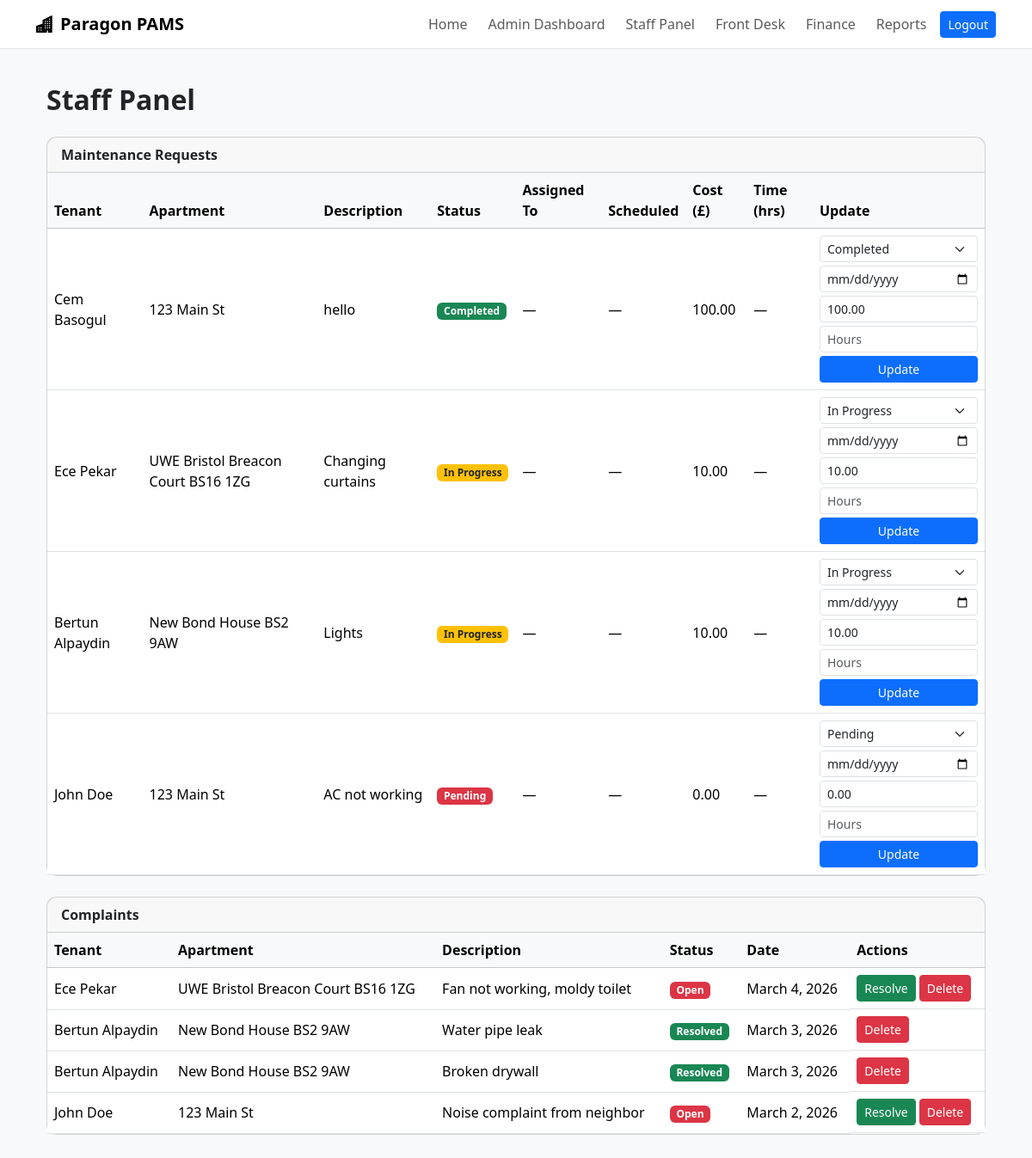
The app's page /staff/ (signed in) with its own data.
### core/models.py (models this page shows, shortened)
class MaintenanceRequest(models.Model):
    tenant = models.ForeignKey(Tenant, on_delete=models.CASCADE)
    apartment = models.ForeignKey(Apartment, on_delete=models.CASCADE)
    description = models.TextField()
    date_requested = models.DateField(auto_now_add=True)
    STATUS_CHOICES = [
        ('pending', 'Pending'),
        ('in_progress', 'In Progress'),
        ('completed', 'Completed'),
    ]
    status = models.CharField(max_length=20, choices=STATUS_CHOICES, default='pending')
    cost = models.DecimalField(max_digits=10, decimal_places=2, default=0)
    resolved_date = models.DateField(null=True, blank=True)
    scheduled_date = models.DateField(null=True, blank=True)
    time_taken = models.DecimalField(
        max_digits=5, decimal_places=1, null=True, blank=True,
        help_text="Hours taken to resolve"
    )
    assigned_to = models.ForeignKey(
        User, on_delete=models.SET_NULL, null=True, blank=True,
        related_name='assigned_maintenance',
        limit_choices_to={'role': 'MAINTENANCE'}
    )

class Tenant(models.Model):
    user = models.OneToOneField(User, on_delete=models.CASCADE, null=True, blank=True)
    first_name = models.CharField(max_length=100)
    last_name = models.CharField(max_length=100)
    email = models.EmailField(unique=True)
    phone = models.CharField(max_length=15)
    date_of_birth = models.DateField()
    ni_number = models.CharField(max_length=20, blank=True)  # National Insurance

class Apartment(models.Model):
    address = models.CharField(max_length=255)
    city = models.ForeignKey(City, on_delete=models.CASCADE)
    bedrooms = models.IntegerField()
    bathrooms = models.DecimalField(max_digits=3, decimal_places=1)
    rent = models.DecimalField(max_digits=10, decimal_places=2)
    available = models.BooleanField(default=True)

class Complaint(models.Model):
    tenant = models.ForeignKey(Tenant, on_delete=models.CASCADE)
    apartment = models.ForeignKey(Apartment, on_delete=models.CASCADE)
    description = models.TextField()
    date = models.DateField(auto_now_add=True)
    STATUS_CHOICES = [
        ('open', 'Open'),
        ('investigating', 'Investigating'),
        ('resolved', 'Resolved'),
        ('closed', 'Closed'),
    ]
    status = models.CharField(max_length=20, choices=STATUS_CHOICES, default='open')

### core/views.py (the view)
# urls.py: path('staff/', views.staff_panel, name='staff_panel'),
@login_required
def staff_panel(request):
    if request.user.role not in ['ADMIN', 'MANAGER', 'FRONTDESK', 'FINANCE', 'MAINTENANCE']:
        return redirect('tenant_dashboard')
    maintenance_requests = MaintenanceRequest.objects.select_related('tenant', 'apartment').order_by('-date_requested')
    complaints = Complaint.objects.select_related('tenant', 'apartment').order_by('-date')
    return render(request, 'admin/staff_panel.html', {
        'maintenance_requests': maintenance_requests,
        'complaints': complaints,
    })

### core/templates/admin/staff_panel.html (shortened to what this page needs)
{% extends "base.html" %}
{% block content %}
<div class="container py-3">
  <h2 class="fw-bold mb-4">Staff Panel</h2>
  <div class="card mb-4">
    <div class="card-header fw-semibold">Maintenance Requests</div>
    <div class="table-responsive">
      <table class="table table-hover align-middle mb-0">
        <thead class="table-light">
          <tr>
            <th>Tenant</th>
            <th>Apartment</th>
            <th>Description</th>
            <th>Status</th>
            <th>Assigned To</th>
            <th>Scheduled</th>
            <th>Cost (£)</th>
            <th>Time (hrs)</th>
            <th>Update</th>
          </tr>
        </thead>
        <tbody>
          {% for req in maintenance_requests %}
          <tr>
            <td>{{ req.tenant.first_name }} {{ req.tenant.last_name }}</td>
            <td>{{ req.apartment.address }}</td>
            <td>{{ req.description|truncatechars:50 }}</td>
            <td>
              {% if req.status == 'pending' %}<span class="badge bg-danger">Pending</span>
              {% elif req.status == 'in_progress' %}<span class="badge bg-warning text-dark">In Progress</span>
              {% else %}<span class="badge bg-success">Completed</span>{% endif %}
            </td>
            <td>{{ req.assigned_to.get_full_name|default:"—" }}</td>
            <td>{{ req.scheduled_date|default:"—" }}</td>
            <td>{{ req.cost }}</td>
            <td>{{ req.time_taken|default:"—" }}</td>
            <td>
              <form method="post" action="{% url 'update_maintenance' req.id %}">
                <div class="mb-1">
                  <select name="status" class="form-select form-select-sm">
                    <option value="pending" {% if req.status == 'pending' %}selected{% endif %}>Pending</option>
                    <option value="in_progress" {% if req.status == 'in_progress' %}selected{% endif %}>In Progress</option>
                    <option value="completed" {% if req.status == 'completed' %}selected{% endif %}>Completed</option>
                  </select>
                </div>
                <div class="mb-1">
                  <input type="date" name="scheduled_date" class="form-control form-control-sm"
                    value="{{ req.scheduled_date|default:'' }}" placeholder="Scheduled date">
                </div>
                <div class="mb-1">
                  <input type="number" name="cost" class="form-control form-control-sm"
                    value="{{ req.cost }}" placeholder="Cost £" step="0.01" min="0">
                </div>
                <div class="mb-1">
                  <input type="number" name="time_taken" class="form-control form-control-sm"
                    value="{{ req.time_taken|default:'' }}" placeholder="Hours" step="0.5" min="0">
                </div>
                <button class="btn btn-sm btn-primary w-100">Update</button>
              </form>
            </td>
          </tr>
          {% empty %}
          <tr><td colspan="9" class="text-center text-muted p-4">No maintenance requests.</td></tr>
          {% endfor %}
        </tbody>
      </table>
    </div>
  </div>
  <div class="card">
    <div class="card-header fw-semibold">Complaints</div>
    <div class="table-responsive">
      <table class="table table-hover align-middle mb-0">
        <thead class="table-light">
          <tr>
            <th>Tenant</th>
            <th>Apartment</th>
            <th>Description</th>
            <th>Status</th>
            <th>Date</th>
            <th>Actions</th>
          </tr>
        </thead>
        <tbody>
          {% for comp in complaints %}
          <tr>
            <td>{{ comp.tenant.first_name }} {{ comp.tenant.last_name }}</td>
            <td>{{ comp.apartment.address }}</td>
            <td>{{ comp.description|truncatechars:60 }}</td>
            <td>
              {% if comp.status == 'open' %}<span class="badge bg-danger">Open</span>
              {% elif comp.status == 'investigating' %}<span class="badge bg-warning text-dark">Investigating</span>
              {% elif comp.status == 'resolved' %}<span class="badge bg-success">Resolved</span>
              {% else %}<span class="badge bg-secondary">Closed</span>{% endif %}
            </td>
            <td>{{ comp.date }}</td>
            <td class="d-flex gap-1">
              {% if comp.status != 'resolved' %}
              <a href="{% url 'resolve_complaint' comp.id %}" class="btn btn-sm btn-success">Resolve</a>
              {% endif %}
              {% if user.role == 'ADMIN' or user.role == 'MANAGER' %}
              <a href="{% url 'delete_complaint' comp.id %}" class="btn btn-sm btn-danger"
                onclick="return confirm('Delete this complaint?')">Delete</a>
              {% endif %}
            </td>
          </tr>
          {% empty %}
          <tr><td colspan="6" class="text-center text-muted p-4">No complaints.</td></tr>
          {% endfor %}
        </tbody>
      </table>
    </div>
  </div>
</div>
{% endblock %}

### core/templates/base.html (style rules this page uses)
body { background-color: #f8f9fa; }
.card { border-radius: 12px; }

### records on screen
MaintenanceRequest: tenant.first_name "Cem", tenant.last_name "Basogul", apartment.address "123 Main St", description "hello", shows "Completed", assigned_to.get_full_name "—", scheduled_date "—", cost "100.00", time_taken "—", status "Completed"
MaintenanceRequest: tenant.first_name "Ece", tenant.last_name "Pekar", apartment.address "UWE Bristol Breacon Court BS16 1ZG", description "Changing curtains", shows "In Progress", assigned_to.get_full_name "—", scheduled_date "—", cost "10.00", time_taken "—", status "In Progress"
MaintenanceRequest: tenant.first_name "Bertun", tenant.last_name "Alpaydin", apartment.address "New Bond House BS2 9AW", description "Lights", shows "In Progress", assigned_to.get_full_name "—", scheduled_date "—", cost "10.00", time_taken "—", status "In Progress"
MaintenanceRequest: tenant.first_name "John", tenant.last_name "Doe", apartment.address "123 Main St", description "AC not working", shows "Pending", assigned_to.get_full_name "—", scheduled_date "—", cost "0.00", time_taken "—", status "Pending"
Complaint: tenant.first_name "Ece", tenant.last_name "Pekar", apartment.address "UWE Bristol Breacon Court BS16 1ZG", description "Fan not working, moldy toilet", status "Open", date "March 4, 2026"
Complaint: tenant.first_name "Bertun", tenant.last_name "Alpaydin", apartment.address "New Bond House BS2 9AW", description "Water pipe leak", status "Resolved", date "March 3, 2026"
Complaint: tenant.first_name "Bertun", tenant.last_name "Alpaydin", apartment.address "New Bond House BS2 9AW", description "Broken drywall", status "Resolved", date "March 3, 2026"
Complaint: tenant.first_name "John", tenant.last_name "Doe", apartment.address "123 Main St", description "Noise complaint from neighbor", status "Open", date "March 2, 2026"
